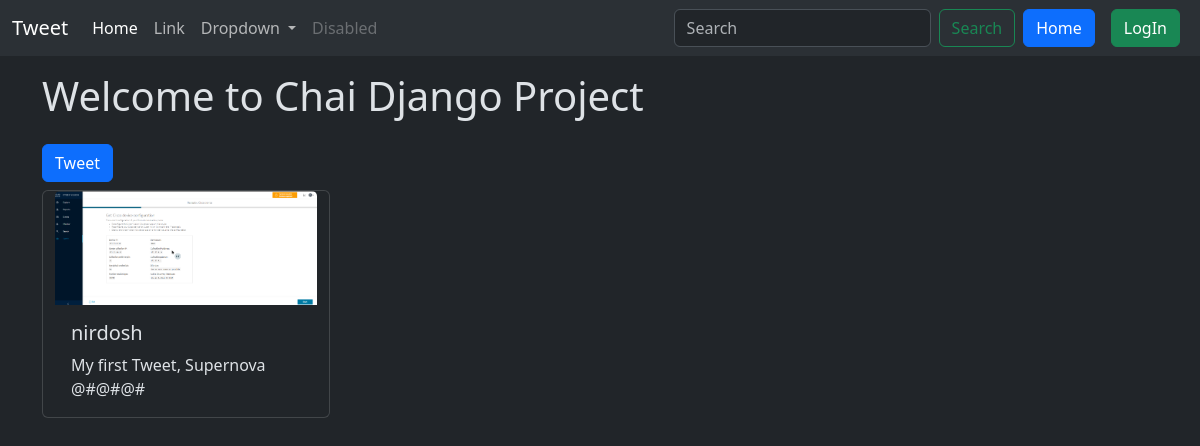
Page /tweet/ on the earlier database version.
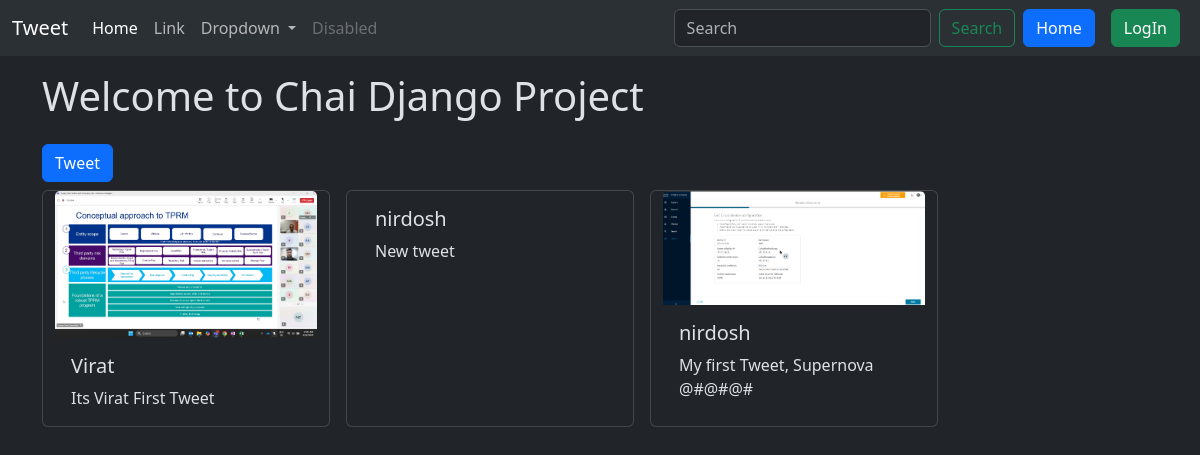
Same page on the later database version.
### tweet/models.py (models this page shows, shortened)
class Tweet(models.Model):
    user = models.ForeignKey(User, on_delete=models.CASCADE)
    text = models.TextField(max_length=240)
    photo = models.ImageField(upload_to='photos/', blank = True, null = True)
    created_at = models.DateTimeField(auto_now_add = True)
    updated_at = models.DateTimeField(auto_now = True)

### tweet/views.py (the view)
# urls.py: path('', views.tweet_list, name = 'tweet_list'),
def tweet_list(request):
    tweets = Tweet.objects.all().order_by('-created_at')
    return render(request, 'tweet_list.html', {'tweets': tweets})

### tweet/templates/tweet_list.html (shortened to what this page needs)
{% extends "layout.html" %}
{% block content %}
<a class="my-2 btn btn-primary" href="{% url 'tweet_create' %}"> Tweet</a>
<div class="container row gap-3">
    {% for tweet in tweets %}
        <div class="card" style="width: 18rem;">
            {% if  tweet.photo %}
                <img src="{{tweet.photo.url}}" class="card-img-top" alt="...">
            {% endif %}
            <div class="card-body">
                <h5 class="card-title">{{tweet.user.username}}</h5>
                <p class="card-text">{{tweet.text}}</p>
            </div>
        </div>
    {% endfor %}
</div>
{% endblock %}

### templates/layout.html (shortened to what this page needs)
{% load static %}
<!DOCTYPE html>
<html lang="en" data-bs-theme="dark">
<head>
    <link href="https://cdn.jsdelivr.net/npm/bootstrap@5.3.7/dist/css/bootstrap.min.css" rel="stylesheet">
</head>
<body>
    {% include 'navbar.html' %}
    <div class="container">
        <h1 class="my-3"> Welcome to Chai Django Project </h1>
        {% block content %}{% endblock %}
    </div>
</body>
</html>

### templates/navbar.html (shortened to what this page needs)
<nav class="navbar navbar-expand-lg bg-body-tertiary">
  <div class="container-fluid">
    <a class="navbar-brand" href="#">Tweet</a>
    <div class="collapse navbar-collapse" id="navbarSupportedContent">
      <ul class="navbar-nav me-auto mb-2 mb-lg-0">
        <li class="nav-item">
          <a class="nav-link active" aria-current="page" href="#">Home</a>
        </li>
        <li class="nav-item">
          <a class="nav-link" href="#">Link</a>
        </li>
        <li class="nav-item dropdown">
          <a class="nav-link dropdown-toggle" href="#" role="button" data-bs-toggle="dropdown" aria-expanded="false">
            Dropdown
          </a>
        </li>
        <li class="nav-item">
          <a class="nav-link disabled" aria-disabled="true">Disabled</a>
        </li>
      </ul>
      <form class="d-flex" role="search">
        <input class="form-control me-2" type="search" placeholder="Search" aria-label="Search"/>
        <button class="btn btn-outline-success" type="submit">Search</button>
      </form>
      <a href="{% url 'tweet_list' %}" class="mx-2 btn btn-primary"> Home </a>
      {% if  user.is_authenticated %}
        <form method="POST" action={% url 'logout' %}>
          {% csrf_token %}
          <button class="mx-2 btn btn-danger" type="submit"> LogOut </button>
        </form>
      {% else %}
        <form method="POST" action={% url 'login' %}>
          <button class="mx-2 btn btn-success" type="submit"> LogIn </button>
      {% endif %}
    </div>
  </div>
</nav>

Differences in the rows shown:
added Tweet: photo (picture), user.username "Virat", text "Its Virat First Tweet"
added Tweet: user.username "nirdosh", text "New tweet"
